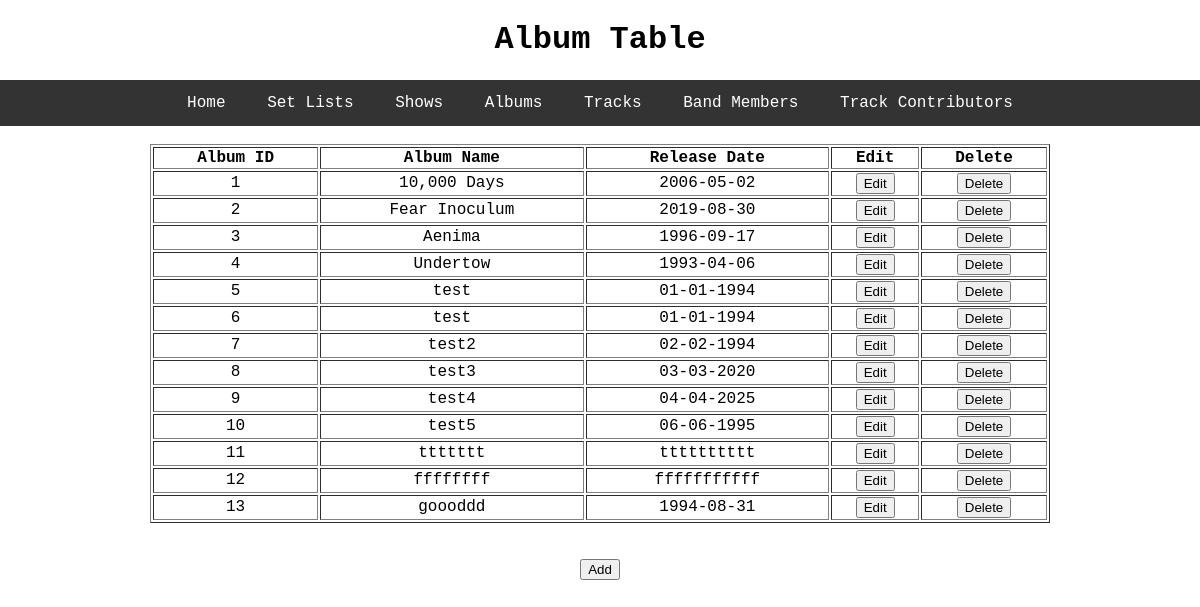
The page /album on the database its author committed.
### toolDB/models.py (models this page shows, shortened)
class Album(db.Model):
    id = db.Column(db.Integer, primary_key=True)
    album_name = db.Column(db.String, nullable=False)
    release_date = db.Column(db.String, nullable=False)
    track = db.relationship('Track', backref='album', lazy=True)
    set_list_album = db.relationship('SetList', backref='album', lazy=True)

### toolDB/select_db/routes.py (the view)
@select.route('/album')
def album():
    rows = Album.query.all()
    return render_template('album.html', title='Album', header='Album Table', rows=rows)

### toolDB/templates/album.html
{% extends "layout.html" %}
{% block content %}
  <table style="width:75%" table border="1" table align = "center">
    <thead>
      <th>Album ID</th>
      <th>Album Name</th>
      <th>Release Date</th>
      <th>Edit</th>
      <th>Delete</th>
    </thead>
    <tbody>
  	  {% for r in rows %}
  	    <tr>
        	<td>{{ r.id }}</td>
        	<td>{{ r.album_name }}</td>
        	<td>{{ r.release_date }}</td>
  	    	<td><input type="button" name = "Edit" value = "Edit" onclick = "window.location='/update_album/{{r.0}}'"></td>
  	    	<td><input type="button" name = "Delete" value = "Delete" onclick = "window.location='/delete_album/{{r.0}}'"></td>
  	    </tr>
  	  {% endfor %}
  	</tbody>
  </table>
  <br>
  <br>
  <a href="{{ url_for('insert.add_album') }}"><button type="button">Add</button></a>
{% endblock content %}

### toolDB/static/css/style.css (style rules this page uses)
body { margin: auto; padding: 0; font-family: "Courier New", monospace; text-align: center; }

### rows shown on the page
Album: id "1", album_name "10,000 Days", release_date "2006-05-02"
Album: id "2", album_name "Fear Inoculum", release_date "2019-08-30"
Album: id "3", album_name "Aenima", release_date "1996-09-17"
Album: id "4", album_name "Undertow", release_date "1993-04-06"
Album: id "5", album_name "test", release_date "01-01-1994"
Album: id "6", album_name "test", release_date "01-01-1994"
Album: id "7", album_name "test2", release_date "02-02-1994"
Album: id "8", album_name "test3", release_date "03-03-2020"
Album: id "9", album_name "test4", release_date "04-04-2025"
Album: id "10", album_name "test5", release_date "06-06-1995"
Album: id "11", album_name "ttttttt", release_date "tttttttttt"
Album: id "12", album_name "ffffffff", release_date "fffffffffff"
Album: id "13", album_name "goooddd", release_date "1994-08-31"

### other values the page prints
{{ header }} "Album Table"
